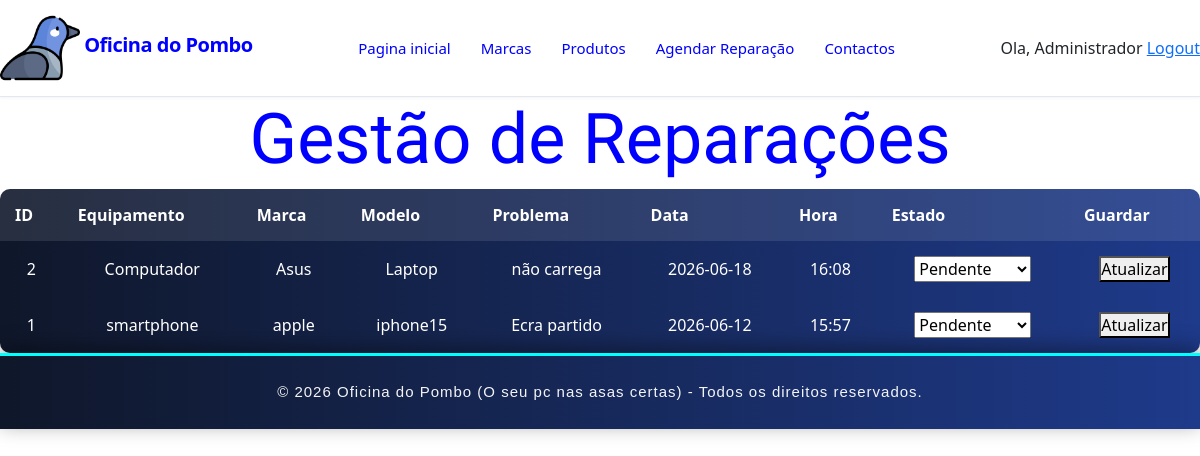
The page /reparacao_admin (signed in) on the database its author committed.
### tables this page shows
CREATE TABLE reparacoes (
    id INTEGER PRIMARY KEY AUTOINCREMENT,
    clientes_id INTEGER NOT NULL,
    equipamento TEXT NOT NULL,
    marca TEXT,
    modelo TEXT,
    problema TEXT NOT NULL,
    data_reparacao TEXT NOT NULL,
    hora_reparacao TEXT NOT NULL,
    estado TEXT DEFAULT 'Pendente',
    FOREIGN KEY (clientes_id) REFERENCES utilizadores(id_user)
);

### routes/reparacoes.py (the view)
@reparacoes_route.route('/reparacao_admin')
def reparacoes():
    conn = sqlite3.connect('oficina_do_pombo.db')
    cursor = conn.cursor()
    cursor.execute("""
    SELECT
        id,
        clientes_id,
        equipamento,
        marca,
        modelo,
        problema,
        data_reparacao,
        hora_reparacao,
        estado
    FROM reparacoes
    ORDER BY data_reparacao DESC
    """)
    reparacoes = cursor.fetchall()
    conn.close()
    return render_template(
        'reparacao_admin.html',
        reparacoes=reparacoes
    )

### templates/reparacao_admin.html (shortened to what this page needs)
<link rel="stylesheet" href="{{ url_for('static', filename='css/style.css') }}">
<link rel="stylesheet" href="{{ url_for('static', filename='css/style2.css') }}">
<link rel="stylesheet" href="{{ url_for('static', filename='css/cursor.css') }}">
{% include 'header.html' %}
<h4 class="rgb-text">Gestão de Reparações</h4>
<table>
    <tr>
        <th>ID</th>
        <th>Equipamento</th>
        <th>Marca</th>
        <th>Modelo</th>
        <th>Problema</th>
        <th>Data</th>
        <th>Hora</th>
        <th>Estado</th>
        <th>Guardar</th>
    </tr>
    {% for reparacao in reparacoes %}
    <tr>
        <td>{{ reparacao[0] }}</td>
        <td>{{ reparacao[2] }}</td>
        <td>{{ reparacao[3] }}</td>
        <td>{{ reparacao[4] }}</td>
        <td>{{ reparacao[5] }}</td>
        <td>{{ reparacao[6] }}</td>
        <td>{{ reparacao[7] }}</td>
        <td>
            <form action="/atualizar_reparacao/{{ reparacao[0] }}" method="POST">
                <select name="estado">
                    <option value="Pendente">
                        Pendente
                    </option>
                </select>
        <td>
            <button type="submit">Atualizar</button>
        </td>
        </form>
        </td>
    </tr>
    {% endfor %}
</table>
{% include 'footer.html'%}

### static/css/style.css (style rules this page uses)
* { margin: 0; padding: 0; box-sizing: border-box; }
body { font-family: 'Inter', sans-serif; background-color: #ffffff; color: #0000FF; }
body { font-family: Arial, sans-serif; margin: 20px; }
h4 { color: #0000FF !important; font-family: 'Rajdhani', sans-serif !important; text-align: center; font-size: 70px !important; }
table { width: 100%; border-collapse: collapse; background: linear-gradient(90deg, #0f172a, #1e3a8a); color: white; border-radius: 10px; overflow: hidden; }
th, td { padding: 15px; text-align: center; }
th { background: rgba(255, 255, 255, 0.1); }

### static/css/style2.css (style rules this page uses)
body { font-family: 'Poppins', sans-serif; color: #0000FF; }

### static/css/cursor.css (style rules this page uses)
* { cursor: url('/static/imagens/tinkpro-1779888482251.png'), auto; }

### rows shown on the page
reparacoes: id "2", equipamento "Computador", marca "Asus", modelo "Laptop", problema "não carrega", data_reparacao "2026-06-18", hora_reparacao "16:08"
reparacoes: id "1", equipamento "smartphone", marca "apple", modelo "iphone15", problema "Ecra partido", data_reparacao "2026-06-12", hora_reparacao "15:57"

### other values the page prints
{{ session.nome }} "Administrador"
